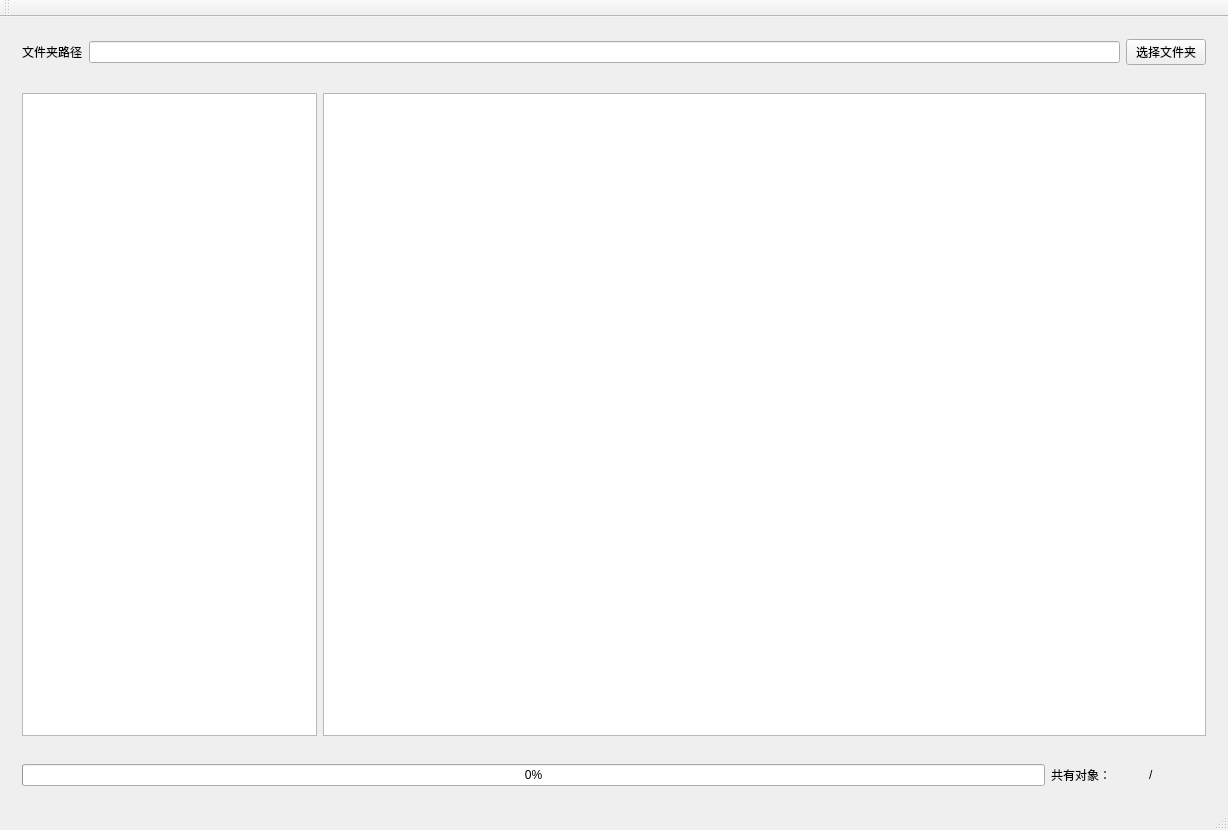
<?xml version="1.0" encoding="UTF-8"?>
<ui version="4.0">
 <class>findImageClass</class>
 <widget class="QMainWindow" name="findImageClass">
  <property name="geometry">
   <rect>
    <x>0</x>
    <y>0</y>
    <width>1228</width>
    <height>830</height>
   </rect>
  </property>
  <property name="windowTitle">
   <string>findImage</string>
  </property>
  <widget class="QWidget" name="centralWidget">
   <layout class="QVBoxLayout" name="verticalLayout">
    <item>
     <widget class="QWidget" name="widget" native="true">
      <layout class="QHBoxLayout" name="horizontalLayout">
       <item>
        <widget class="QLabel" name="label">
         <property name="text">
          <string>文件夹路径</string>
         </property>
        </widget>
       </item>
       <item>
        <widget class="QLineEdit" name="dirPath"/>
       </item>
       <item>
        <widget class="QPushButton" name="selectDir">
         <property name="text">
          <string>选择文件夹</string>
         </property>
        </widget>
       </item>
      </layout>
     </widget>
    </item>
    <item>
     <widget class="QWidget" name="widget_2" native="true">
      <layout class="QHBoxLayout" name="horizontalLayout_3" stretch="1,3">
       <item>
        <widget class="QListWidget" name="listInfo"/>
       </item>
       <item>
        <widget class="QListWidget" name="listAll"/>
       </item>
      </layout>
     </widget>
    </item>
    <item>
     <widget class="QWidget" name="widget_3" native="true">
      <layout class="QHBoxLayout" name="horizontalLayout_2" stretch="40,1,1,1,1">
       <item>
        <widget class="QProgressBar" name="progressBar">
         <property name="value">
          <number>0</number>
         </property>
        </widget>
       </item>
       <item>
        <widget class="QLabel" name="lab_publicObject">
         <property name="text">
          <string>共有对象：</string>
         </property>
        </widget>
       </item>
       <item>
        <widget class="QLabel" name="info_currentCount">
         <property name="text">
          <string/>
         </property>
        </widget>
       </item>
       <item>
        <widget class="QLabel" name="lab_gen">
         <property name="text">
          <string>/</string>
         </property>
        </widget>
       </item>
       <item>
        <widget class="QLabel" name="lab_allObject">
         <property name="text">
          <string/>
         </property>
        </widget>
       </item>
      </layout>
     </widget>
    </item>
   </layout>
  </widget>
  <widget class="QMenuBar" name="menuBar">
   <property name="geometry">
    <rect>
     <x>0</x>
     <y>0</y>
     <width>1228</width>
     <height>23</height>
    </rect>
   </property>
  </widget>
  <widget class="QToolBar" name="mainToolBar">
   <attribute name="toolBarArea">
    <enum>TopToolBarArea</enum>
   </attribute>
   <attribute name="toolBarBreak">
    <bool>false</bool>
   </attribute>
  </widget>
  <widget class="QStatusBar" name="statusBar"/>
 </widget>
 <layoutdefault spacing="6" margin="11"/>
 <resources>
  <include location="findImage.qrc"/>
 </resources>
 <connections/>
</ui>
